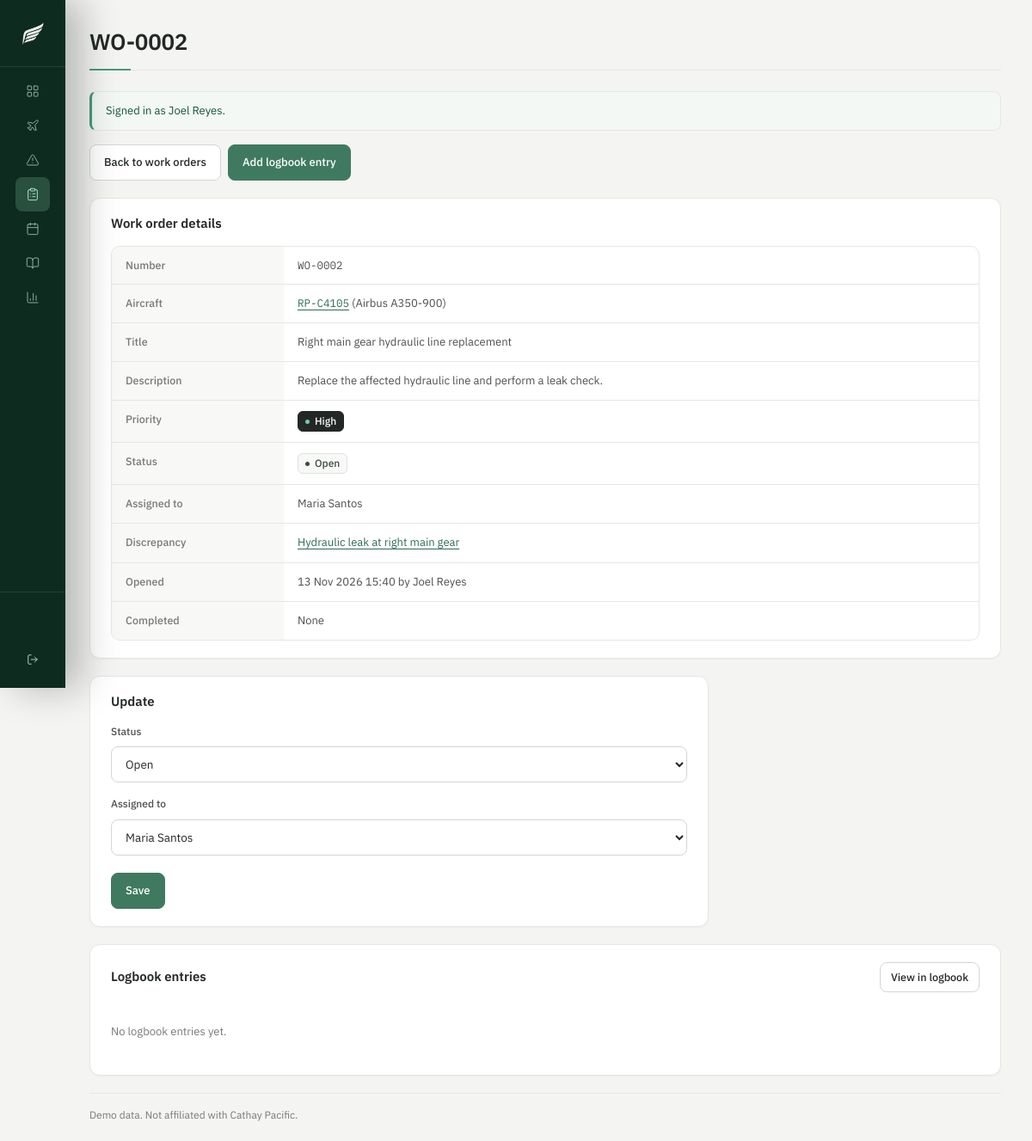
Screenshot of /work-orders/view.php?id=2 (signed in) with the database file from the repository.
### tables this page shows
CREATE TABLE work_orders (
    id INT UNSIGNED AUTO_INCREMENT PRIMARY KEY,
    wo_number VARCHAR(20) NULL UNIQUE,
    aircraft_id INT UNSIGNED NOT NULL,
    discrepancy_id INT UNSIGNED NULL,
    assigned_to INT UNSIGNED NULL,
    created_by INT UNSIGNED NOT NULL,
    title VARCHAR(150) NOT NULL,
    description TEXT NOT NULL,
    priority VARCHAR(10) NOT NULL DEFAULT 'medium',
    status VARCHAR(20) NOT NULL DEFAULT 'open',
    opened_at DATETIME NOT NULL DEFAULT CURRENT_TIMESTAMP,
    completed_at DATETIME NULL,
    INDEX idx_work_order_status (status),
    CONSTRAINT fk_work_order_aircraft FOREIGN KEY (aircraft_id) REFERENCES aircraft (id),
    CONSTRAINT fk_work_order_discrepancy FOREIGN KEY (discrepancy_id) REFERENCES discrepancies (id) ON DELETE SET NULL,
    CONSTRAINT fk_work_order_assignee FOREIGN KEY (assigned_to) REFERENCES users (id) ON DELETE SET NULL,
    CONSTRAINT fk_work_order_author FOREIGN KEY (created_by) REFERENCES users (id)
);

CREATE TABLE aircraft (
    id INT UNSIGNED AUTO_INCREMENT PRIMARY KEY,
    registration VARCHAR(20) NOT NULL UNIQUE,
    aircraft_type VARCHAR(60) NOT NULL,
    msn VARCHAR(30) NOT NULL UNIQUE,
    base VARCHAR(10) NOT NULL,
    status VARCHAR(20) NOT NULL DEFAULT 'in_service',
    total_hours DECIMAL(10,1) NOT NULL DEFAULT 0.0,
    created_at DATETIME NOT NULL DEFAULT CURRENT_TIMESTAMP
);

CREATE TABLE users (
    id INT UNSIGNED AUTO_INCREMENT PRIMARY KEY,
    username VARCHAR(50) NOT NULL UNIQUE,
    password_hash VARCHAR(255) NOT NULL,
    full_name VARCHAR(100) NOT NULL,
    role VARCHAR(20) NOT NULL DEFAULT 'technician',
    created_at DATETIME NOT NULL DEFAULT CURRENT_TIMESTAMP
);

CREATE TABLE discrepancies (
    id INT UNSIGNED AUTO_INCREMENT PRIMARY KEY,
    aircraft_id INT UNSIGNED NOT NULL,
    reported_by INT UNSIGNED NOT NULL,
    title VARCHAR(150) NOT NULL,
    description TEXT NOT NULL,
    severity VARCHAR(10) NOT NULL DEFAULT 'medium',
    status VARCHAR(20) NOT NULL DEFAULT 'open',
    reported_at DATETIME NOT NULL DEFAULT CURRENT_TIMESTAMP,
    closed_at DATETIME NULL,
    INDEX idx_discrepancy_status (status),
    INDEX idx_discrepancy_severity (severity),
    CONSTRAINT fk_discrepancy_aircraft FOREIGN KEY (aircraft_id) REFERENCES aircraft (id),
    CONSTRAINT fk_discrepancy_user FOREIGN KEY (reported_by) REFERENCES users (id)
);

### lib/db.php (called while the page is built, shortened)
<?php
function db(): PDO
{
    static $pdo = null;
    if ($pdo === null) {
        $dsn = 'mysql:host=' . DB_HOST . ';dbname=' . DB_NAME . ';charset=utf8mb4';
        $pdo = new PDO($dsn, DB_USER, DB_PASS, [
            PDO::ATTR_ERRMODE => PDO::ERRMODE_EXCEPTION,
            PDO::ATTR_DEFAULT_FETCH_MODE => PDO::FETCH_ASSOC,
            PDO::ATTR_EMULATE_PREPARES => false,
        ]);
    }
    return $pdo;
}

### lib/flash.php (called while the page is built, shortened)
<?php
function take_flashes(): array
{
    $flashes = $_SESSION['flash'] ?? [];
    return $flashes;
}

### lib/options.php (called while the page is built, shortened)
<?php
function work_order_statuses(): array
{
    return ['open', 'in_progress', 'completed', 'cancelled'];
}
function option_label(string $value): string
{
    return ucwords(str_replace('_', ' ', $value));
}

### work-orders/view.php (the view, shortened to what this page needs)
<?php
$id = (int) ($_GET['id'] ?? 0);
$stmt = db()->prepare(
    'SELECT wo.*, a.registration, a.aircraft_type,
            u.full_name AS assignee, c.full_name AS creator,
            d.title AS discrepancy_title
     FROM work_orders wo
     JOIN aircraft a ON a.id = wo.aircraft_id
     JOIN users c ON c.id = wo.created_by
     LEFT JOIN users u ON u.id = wo.assigned_to
     LEFT JOIN discrepancies d ON d.id = wo.discrepancy_id
     WHERE wo.id = ?'
);
$stmt->execute([$id]);
$workOrder = $stmt->fetch();
$userOptions = db()->query('SELECT id, full_name FROM users ORDER BY full_name')->fetchAll();
$stmt = db()->prepare(
    'SELECT * FROM logbook_entries
     WHERE work_order_id = ?
     ORDER BY entry_date DESC, id DESC'
);
$stmt->execute([$id]);
$entries = $stmt->fetchAll();
$pageTitle = $workOrder['wo_number'];
$active = 'work-orders';
require __DIR__ . '/../includes/header.php';
?>
<div class="button-row page-actions">
    <a class="btn btn-secondary" href="<?= url('work-orders/index.php') ?>">Back to work orders</a>
    <a class="btn" href="<?= url('logbook/create.php?work_order_id=' . $id . '&aircraft_id=' . $workOrder['aircraft_id']) ?>">Add logbook entry</a>
</div>
<div class="panel">
    <h2>Work order details</h2>
    <div class="detail-list">
        <div class="detail-row">
            <div class="detail-label">Number</div>
            <div class="detail-value mono"><?= e($workOrder['wo_number']) ?></div>
        </div>
        <div class="detail-row">
            <div class="detail-label">Aircraft</div>
            <div class="detail-value">
                <a href="<?= url('aircraft/view.php?id=' . $workOrder['aircraft_id']) ?>" class="mono"><?= e($workOrder['registration']) ?></a>
                (<?= e($workOrder['aircraft_type']) ?>)
            </div>
        </div>
        <div class="detail-row">
            <div class="detail-label">Title</div>
            <div class="detail-value"><?= e($workOrder['title']) ?></div>
        </div>
        <div class="detail-row">
            <div class="detail-label">Description</div>
            <div class="detail-value"><?= nl2br(e($workOrder['description'])) ?></div>
        </div>
        <div class="detail-row">
            <div class="detail-label">Priority</div>
            <div class="detail-value"><?= pill($workOrder['priority']) ?></div>
        </div>
        <div class="detail-row">
            <div class="detail-label">Status</div>
            <div class="detail-value"><?= pill($workOrder['status']) ?></div>
        </div>
        <div class="detail-row">
            <div class="detail-label">Assigned to</div>
            <div class="detail-value"><?= e($workOrder['assignee'] ?? 'Unassigned') ?></div>
        </div>
        <div class="detail-row">
            <div class="detail-label">Discrepancy</div>
            <div class="detail-value">
                <?php if ($workOrder['discrepancy_id']): ?>
                    <a href="<?= url('discrepancies/edit.php?id=' . $workOrder['discrepancy_id']) ?>"><?= e($workOrder['discrepancy_title']) ?></a>
                <?php else: ?>
                    None
                <?php endif; ?>
            </div>
        </div>
        <div class="detail-row">
            <div class="detail-label">Opened</div>
            <div class="detail-value"><?= e(fmt_datetime($workOrder['opened_at'])) ?> by <?= e($workOrder['creator']) ?></div>
        </div>
        <div class="detail-row">
            <div class="detail-label">Completed</div>
            <div class="detail-value"><?= e(fmt_datetime($workOrder['completed_at'])) ?></div>
        </div>
    </div>
</div>
<div class="panel panel-form">
    <h2>Update</h2>
    <form method="post" action="<?= url('work-orders/update.php?id=' . $id) ?>">
        <div class="form-row">
            <label for="status">Status</label>
            <select id="status" name="status">
                <?php foreach (work_order_statuses() as $option): ?>
                    <option value="<?= e($option) ?>"<?= $workOrder['status'] === $option ? ' selected' : '' ?>>
                        <?= e(option_label($option)) ?>
                    </option>
                <?php endforeach; ?>
            </select>
        </div>
        <div class="form-row">
            <label for="assigned_to">Assigned to</label>
            <select id="assigned_to" name="assigned_to">
                <?php foreach ($userOptions as $option): ?>
                    <option value="<?= (int) $option['id'] ?>"<?= (int) $workOrder['assigned_to'] === (int) $option['id'] ? ' selected' : '' ?>>
                        <?= e($option['full_name']) ?>
                    </option>
                <?php endforeach; ?>
            </select>
        </div>
        <div class="form-actions">
            <button type="submit" class="btn">Save</button>
        </div>
    </form>
</div>
<div class="panel">
    <div class="panel-top">
        <h2>Logbook entries</h2>
        <a href="<?= url('logbook/index.php?work_order_id=' . $id) ?>">View in logbook</a>
    </div>
    <?php if ($entries): ?>
        <div class="table-wrap">
            <table>
                <thead>
                    <tr>
                        <th>Date</th>
                        <th>Type</th>
                        <th>Entry</th>
                        <th>By</th>
                    </tr>
                </thead>
                <tbody>
                    <?php foreach ($entries as $entry): ?>
                        <tr>
                            <td class="nowrap"><?= e(fmt_date($entry['entry_date'])) ?></td>
                            <td><?= e(option_label($entry['entry_type'])) ?></td>
                            <td><?= e($entry['description']) ?></td>
                            <td><?= e($entry['performed_by']) ?></td>
                        </tr>
                    <?php endforeach; ?>
                </tbody>
            </table>
        </div>
    <?php else: ?>
        <p class="empty">No logbook entries yet.</p>
    <?php endif; ?>
</div>
<?php require __DIR__ . '/../includes/footer.php'; ?>

### includes/header.php (shortened to what this page needs)
<?php
$nav = [
    'dashboard' => [
        'label' => 'Dashboard',
        'path' => 'index.php',
        'icon' => '<rect x="3" y="3" width="7" height="7" rx="1"/><rect x="14" y="3" width="7" height="7" rx="1"/><rect x="14" y="14" width="7" height="7" rx="1"/><rect x="3" y="14" width="7" height="7" rx="1"/>',
    ],
    'aircraft' => [
        'label' => 'Aircraft',
        'path' => 'aircraft/index.php',
        'icon' => '<path d="M17.8 19.2 16 11l3.5-3.5C21 6 21.5 4 21 3c-1-.5-3 0-4.5 1.5L13 8 4.8 6.2c-.5-.1-.9.1-1.1.5l-.3.5c-.2.5-.1 1 .3 1.3L9 12l-2 3H4l-1 1 3 2 2 3 1-1v-3l3-2 3.5 5.3c.3.4.8.5 1.3.3l.5-.2c.4-.3.6-.7.5-1.2z"/>',
    ],
    'discrepancies' => [
        'label' => 'Discrepancies',
        'path' => 'discrepancies/index.php',
        'icon' => '<path d="m21.73 18-8-14a2 2 0 0 0-3.48 0l-8 14A2 2 0 0 0 4 21h16a2 2 0 0 0 1.73-3"/><path d="M12 9v4"/><path d="M12 17h.01"/>',
    ],
    'work-orders' => [
        'label' => 'Work orders',
        'path' => 'work-orders/index.php',
        'icon' => '<rect width="8" height="4" x="8" y="2" rx="1"/><path d="M16 4h2a2 2 0 0 1 2 2v14a2 2 0 0 1-2 2H6a2 2 0 0 1-2-2V6a2 2 0 0 1 2-2h2"/><path d="M12 11h4"/><path d="M12 16h4"/><path d="M8 11h.01"/><path d="M8 16h.01"/>',
    ],
    'schedule' => [
        'label' => 'Schedule',
        'path' => 'schedule/index.php',
        'icon' => '<rect width="18" height="18" x="3" y="4" rx="2"/><path d="M16 2v4"/><path d="M8 2v4"/><path d="M3 10h18"/>',
    ],
    'logbook' => [
        'label' => 'Logbook',
        'path' => 'logbook/index.php',
        'icon' => '<path d="M12 7v14"/><path d="M3 18a1 1 0 0 1-1-1V4a1 1 0 0 1 1-1h5a4 4 0 0 1 4 4 4 4 0 0 1 4-4h5a1 1 0 0 1 1 1v13a1 1 0 0 1-1 1h-6a3 3 0 0 0-3 3 3 3 0 0 0-3-3z"/>',
    ],
    'reports' => [
        'label' => 'Reports',
        'path' => 'reports/index.php',
        'icon' => '<path d="M3 3v16a2 2 0 0 0 2 2h16"/><path d="M18 17V9"/><path d="M13 17V5"/><path d="M8 17v-3"/>',
    ],
];
?>
<!DOCTYPE html>
<html lang="en">
<head>
    <link rel="stylesheet" href="<?= url('assets/css/app.css') ?>?v=<?= filemtime(__DIR__ . '/../assets/css/app.css') ?>">
</head>
<body>
<div class="layout">
    <aside class="sidebar" id="sidebar">
        <div class="sidebar-head">
            <a class="brand" href="<?= url('index.php') ?>">
                <img class="brand-mark" src="<?= url('assets/img/favicon.png') ?>" alt="" width="24" height="24" decoding="async">
            </a>
        </div>
        <nav class="nav" id="sidebar-nav">
            <?php foreach ($nav as $key => $item): ?>
                <a href="<?= url($item['path']) ?>"<?= ($active ?? '') === $key ? ' class="active" aria-current="page"' : '' ?>>
                    <span class="nav-icon">
                        <svg viewBox="0 0 24 24" fill="none" stroke="currentColor" stroke-width="1.5" stroke-linecap="round" stroke-linejoin="round" aria-hidden="true" focusable="false"><?= $item['icon'] ?></svg>
                    </span>
                </a>
            <?php endforeach; ?>
        </nav>
        <div class="sidebar-user">
            <form method="post" action="<?= url('logout.php') ?>">
                <button type="submit" class="link-button sidebar-logout" aria-label="Log out">
                    <svg viewBox="0 0 24 24" fill="none" stroke="currentColor" stroke-width="1.5" stroke-linecap="round" stroke-linejoin="round" aria-hidden="true" focusable="false"><path d="M9 21H5a2 2 0 0 1-2-2V5a2 2 0 0 1 2-2h4"/><polyline points="16 17 21 12 16 7"/><line x1="21" x2="9" y1="12" y2="12"/></svg>
                </button>
            </form>
        </div>
    </aside>
    <main class="main">
        <header class="page-header">
            <h1><?= e($pageTitle ?? 'JetLog') ?></h1>
        </header>
        <?php foreach (take_flashes() as $flash): ?>
            <div class="alert alert-<?= e($flash['type']) ?>"><?= e($flash['message']) ?></div>
        <?php endforeach; ?>

### lib/format.php (shortened to what this page needs)
<?php
function e(?string $value): string
{
    return htmlspecialchars((string) $value, ENT_QUOTES, 'UTF-8');
}
function url(string $path = ''): string
{
    return BASE_URL . '/' . ltrim($path, '/');
}
function status_label(string $status): string
{
    return ucwords(str_replace('_', ' ', $status));
}
function pill(string $status): string
{
    $class = 'status-' . str_replace('_', '-', $status);
    return '<span class="status ' . e($class) . '">' . e(status_label($status)) . '</span>';
}
function fmt_datetime(?string $value): string
{
    if (!$value) {
        return 'None';
    }
    return date('j M Y H:i', strtotime($value));
}

### rows the page displays
work_orders: wo_number "WO-0002", aircraft.registration "RP-C4105", aircraft.aircraft_type "Airbus A350-900", title "Right main gear hydraulic line replacement", description "Replace the affected hydraulic line and perform a leak check.", priority "High Open", assigned_to.full_name "Maria Santos", discrepancy.title "Hydraulic leak at right main gear", opened_at "13 Nov 2026 15:40", created_by.full_name "Joel Reyes", completed_at "None", assigned_to "Maria Santos"

### other values shown
$flash['message'] "Signed in as Joel Reyes."
form field status "Open"
